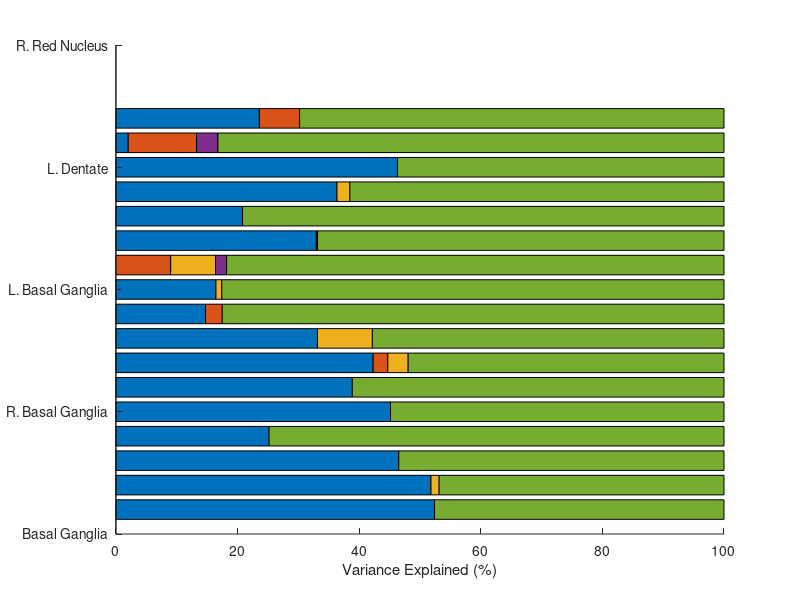

This chart was generated by the following MATLAB code: (Note: this script raises an error after producing the figure.)
% figure_variance_explained.m
%
% Script for generating the horizontal bar-chart figure of variance
% explained by each variable in the GLM, for use with the Sickle-UK data
% set, with statistics generated by SICKLE_GLM_ANALYSIS.m
% 
%
%       Copyright (C) University College London, 2025
%
%
% Created by MT Cherukara, April 2024
%
% CHANGELOG:
%
% 2025-03-11 (MTC). Refactored and brought into alignment with the other
%       scripts in this folder, ready for the paper.

clearvars;

%% Select Data

% Load in the data
load('SickleUK_GLMResultsBG_QSM.mat')
load('ROI_names_BG.mat');

% We only want to plot certain significant ROIs
sign_rois = find(res_pv < 0.05);
nrois = length(sign_rois);


%% Process 

% Nice ROI names, for displaying
roi_names_nice = {' L. Caudate Nucleus';' R. Caudate Nucleus';...
                  ' L. Globus Pallidus';' R. Globus Pallidus';...
                  ' L. Putamen';' R. Putamen';...
                  ' L. Thalamus';' R. Thalamus';...
                  ' L. Pulvinar';' R. Pulvinar';...
                  ' L. Subthalamic Nucleus';' R. Subthalamic Nucleus';...
                  ' L. Substantia Nigra';' R. Substantia Nigra';...
                  ' L. Red Nucleus';' R. Red Nucleus';...
                  ' L. Dentate';'R. Dentate';... %};
                  ' L. Basal Ganglia';'R. Basal Ganglia';'Basal Ganglia'};
roi_names_nice = roi_names_nice(sign_rois);

% Extract only the significant names
roi_names = roi_names(sign_rois);

% Extract only the significant columns
arr_Rsquared = arr_Rsquared(:,sign_rois);

% % Combine left and right pegboard scores
% arr_Rsquared(end+1,:) = arr_Rsquared(4,:) + arr_Rsquared(5,:);
% arr_Rsquared(4:5,:) = [];

% Subtract variance explained by Age from that of Pegboard score
arr_Rsquared(end,:) = arr_Rsquared(end,:) - arr_Rsquared(1,:);

% Set any negative values equal to 0
arr_Rsquared(arr_Rsquared < 0) = 0;

% Unexplained variance
arr_Rsquared(end+1,:) = ones(1,nrois) - sum(arr_Rsquared,1);

% These are the names for the rows of "arr_Rsquared"
var_names = {'Age'; 'Sex'; 'Group'; 'Pegboard'; 'Unexplained'};


%% Plot the Graph

% Bar Chart
figure('WindowStyle','Normal','Position',[100,200,1100,500]);
b = barh(flip(100.*arr_Rsquared',1),'Stacked');
box off;
yticklabels(flip(roi_names_nice));
xlabel('Variance Explained (%)');

% Set colours
b(1).FaceColor = [147,  39,  44]./255;  % UCL Mid Red 100%
b(2).FaceColor = [  0,  43,  85]./255;  % UCL Mid Blue 100%
b(3).FaceColor = [143, 153,  62]./255;  % UCL Mid Green 100%
b(4).FaceColor = [249, 190,   0]./255;  % UCL Yellow 100%
% b(5).FaceColor = [ 98,  32, 113]./255;  % UCL Mid Purple 90%
b(5).FaceColor = [152, 143, 134]./255;  % UCL Grey 90%

% Background colour
% set(gcf,'color',[201, 147, 150]./255);
% set(gca,'color',[201, 147, 150]./255);

% Set y axis limits
set(gca,'YLim',[0.6,length(roi_names)+0.4]);
set(gca,'FontSize',18);